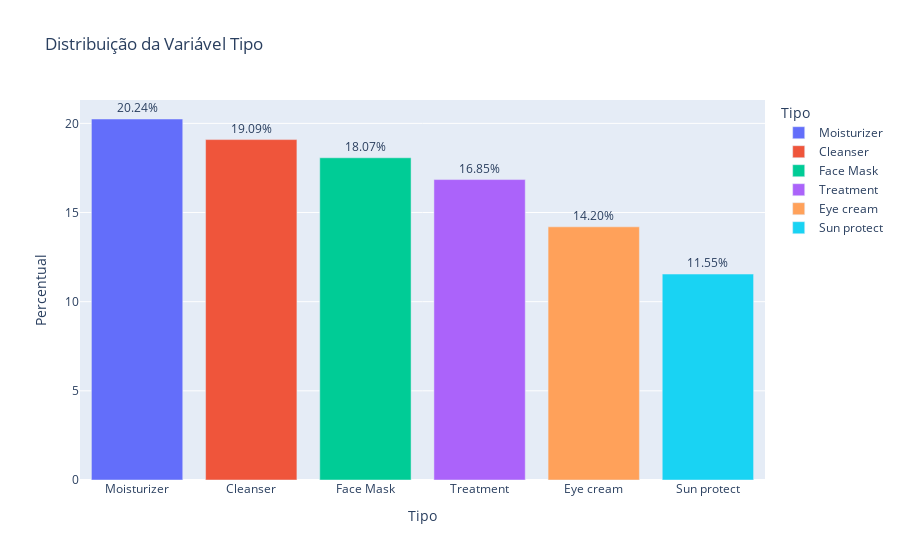

The code cell stored with this chart in its notebook:
### Code cell
# Distribuição da variável Tipo
percentual_tipo = df_cosmeticos['Tipo'].value_counts(normalize=True) * 100
percentual_tipo = percentual_tipo.reset_index()
percentual_tipo.columns = ['Tipo', 'Percentual']
fig_tipo = px.bar(percentual_tipo, x='Tipo', y='Percentual', title='Distribuição da Variável Tipo', color='Tipo', text='Percentual')
fig_tipo.update_traces(texttemplate='%{text:.4s}%', textposition='outside')
fig_tipo.show()

### Figure 1 — Plotly figure (JSON) as saved in the notebook; plotly's stock layout.template omitted (floating-point values rounded to 4 significant figures)
{"data": [{"alignmentgroup": "True", "hovertemplate": "Tipo=%{x}<br>Percentual=%{text}<extra></extra>", "legendgroup": "Moisturizer", "marker": {"color": "#636efa", "pattern": {"shape": ""}}, "name": "Moisturizer", "offsetgroup": "Moisturizer", "orientation": "v", "showlegend": true, "text": [20.24], "textposition": "outside", "texttemplate": "%{text:.4s}%", "type": "bar", "x": ["Moisturizer"], "xaxis": "x", "y": [20.24], "yaxis": "y"}, {"alignmentgroup": "True", "hovertemplate": "Tipo=%{x}<br>Percentual=%{text}<extra></extra>", "legendgroup": "Cleanser", "marker": {"color": "#EF553B", "pattern": {"shape": ""}}, "name": "Cleanser", "offsetgroup": "Cleanser", "orientation": "v", "showlegend": true, "text": [19.09], "textposition": "outside", "texttemplate": "%{text:.4s}%", "type": "bar", "x": ["Cleanser"], "xaxis": "x", "y": [19.09], "yaxis": "y"}, {"alignmentgroup": "True", "hovertemplate": "Tipo=%{x}<br>Percentual=%{text}<extra></extra>", "legendgroup": "Face Mask", "marker": {"color": "#00cc96", "pattern": {"shape": ""}}, "name": "Face Mask", "offsetgroup": "Face Mask", "orientation": "v", "showlegend": true, "text": [18.07], "textposition": "outside", "texttemplate": "%{text:.4s}%", "type": "bar", "x": ["Face Mask"], "xaxis": "x", "y": [18.07], "yaxis": "y"}, {"alignmentgroup": "True", "hovertemplate": "Tipo=%{x}<br>Percentual=%{text}<extra></extra>", "legendgroup": "Treatment", "marker": {"color": "#ab63fa", "pattern": {"shape": ""}}, "name": "Treatment", "offsetgroup": "Treatment", "orientation": "v", "showlegend": true, "text": [16.85], "textposition": "outside", "texttemplate": "%{text:.4s}%", "type": "bar", "x": ["Treatment"], "xaxis": "x", "y": [16.85], "yaxis": "y"}, {"alignmentgroup": "True", "hovertemplate": "Tipo=%{x}<br>Percentual=%{text}<extra></extra>", "legendgroup": "Eye cream", "marker": {"color": "#FFA15A", "pattern": {"shape": ""}}, "name": "Eye cream", "offsetgroup": "Eye cream", "orientation": "v", "showlegend": true, "text": [14.2], "textposition": "outside", "texttemplate": "%{text:.4s}%", "type": "bar", "x": ["Eye cream"], "xaxis": "x", "y": [14.2], "yaxis": "y"}, {"alignmentgroup": "True", "hovertemplate": "Tipo=%{x}<br>Percentual=%{text}<extra></extra>", "legendgroup": "Sun protect", "marker": {"color": "#19d3f3", "pattern": {"shape": ""}}, "name": "Sun protect", "offsetgroup": "Sun protect", "orientation": "v", "showlegend": true, "text": [11.55], "textposition": "outside", "texttemplate": "%{text:.4s}%", "type": "bar", "x": ["Sun protect"], "xaxis": "x", "y": [11.55], "yaxis": "y"}], "layout": {"barmode": "relative", "legend": {"title": {"text": "Tipo"}, "tracegroupgap": 0}, "title": {"text": "Distribuição da Variável Tipo"}, "xaxis": {"anchor": "y", "categoryarray": ["Moisturizer", "Cleanser", "Face Mask", "Treatment", "Eye cream", "Sun protect"], "categoryorder": "array", "domain": [0, 1], "title": {"text": "Tipo"}}, "yaxis": {"anchor": "x", "domain": [0, 1], "title": {"text": "Percentual"}}}}
